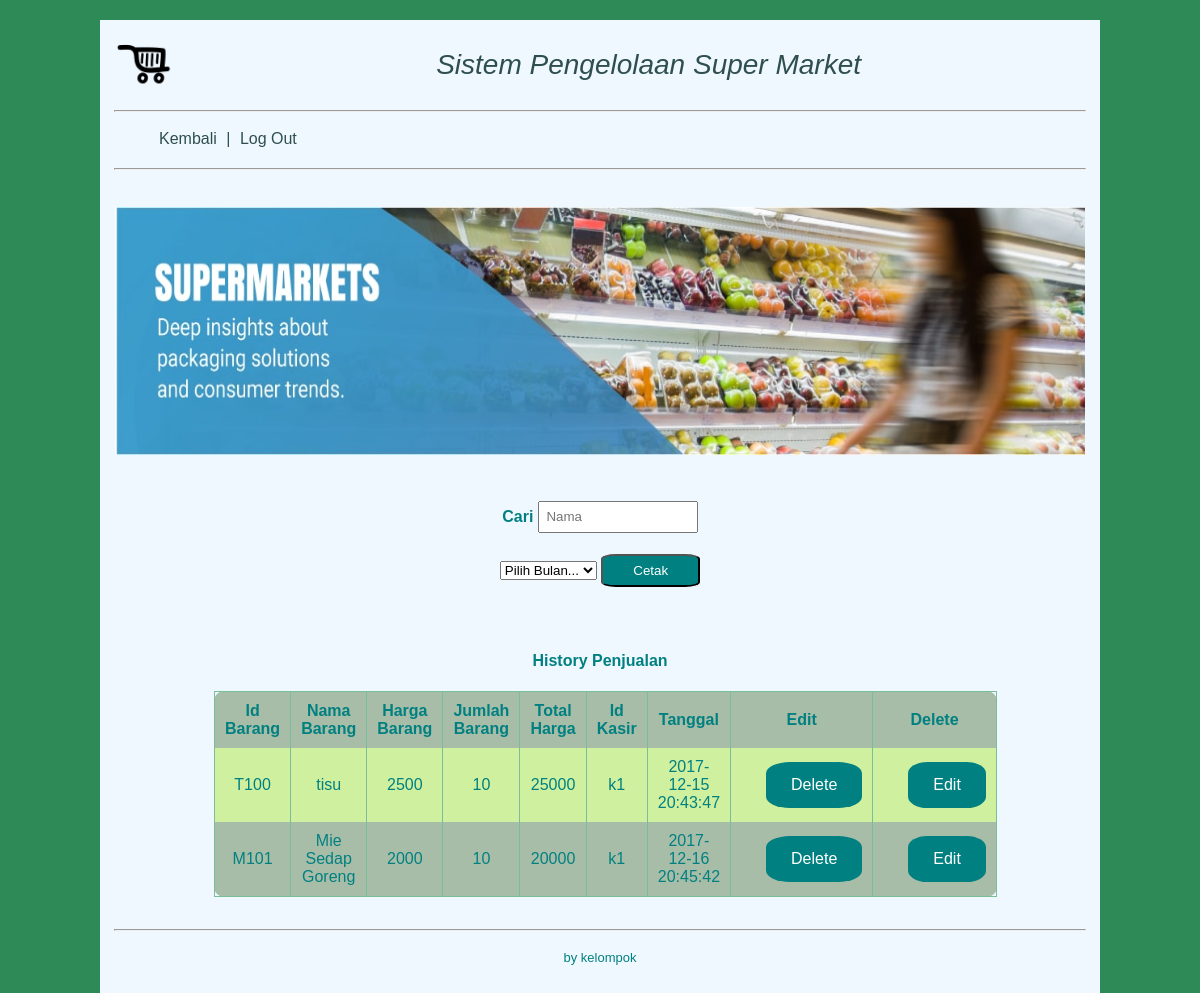
The app's page /history_penjualan.php (signed in) with its own data.
### tables this page shows
CREATE TABLE `logjual` (
  `no_logjual` int(30) NOT NULL,
  `id_barang` varchar(30) NOT NULL,
  `nama_barang` varchar(100) NOT NULL,
  `harga_barang` int(200) NOT NULL,
  `jumlah_barang` int(30) NOT NULL,
  `total_harga` int(30) NOT NULL,
  `id_kasir` varchar(30) NOT NULL,
  `tanggal` datetime NOT NULL
);

### history_penjualan.php (the view, shortened to what this page needs)
<html>
<head>
<link rel="stylesheet" type="text/css" href="style.css">
<body>
	<div class="wrapper">
		<header>
			<div id="logo">
				<img src="logo.png">
			</div>
			<h1 class="title">Sistem Pengelolaan Super Market</h1>
			<hr>
			<nav>
				<ul>
					<li><a href="menu_admin.php">Kembali</a></li>
					<li>|</li>
					<li><a href="logout.php">Log Out</a></li>
				</ul>
			</nav>
			<hr>
		</header>
		<div id="banner">
			<img src="banner.jpg">
		</div>
		<div class="contain">
			<form action="cari_history_jual.php" method="get">
				<h4>Cari
					<input type="text" placeholder="Nama " name="namabarang">
			 	</h4>
			</form>
			<form action="laporan_history_jual.php" method="get">
				<select name="bln"> <option>Pilih Bulan...</option>
				</select>
				<input type="submit" value="Cetak">
			</form>
			<br>
			<p><b>History Penjualan</b></p>
			<table>
				<tr>
					<td><b>Id Barang</td>
					<td><b>Nama Barang</td>
					<td><b>Harga Barang</td>
					<td><b>Jumlah Barang</td>
					<td><b>Total Harga</td>
					<td><b>Id Kasir</td>
					<td><b>Tanggal</td>
					<td><b>Edit</td>
					<td><b>Delete</td>
				</tr>
				<?php $query = mysql_query("select * from logjual order by tanggal");
					while($var = mysql_fetch_array($query)){
					?>
						<tr>
							<td><?php echo $var['id_barang'] ?></td>
							<td><?php echo $var['nama_barang'] ?></td>
							<td><?php echo $var['harga_barang'] ?></td>
							<td><?php echo $var['jumlah_barang'] ?></td>
							<td><?php echo $var['total_harga'] ?></td>
							<td><?php echo $var['id_kasir'] ?></td>
							<td><?php echo $var['tanggal'] ?></td>
							<td><center><a href="delete_history_jual.php?kode=<?php echo $var['no_logjual'] ?>">Delete</a></td>
							<td><center><a href="edit_history_jual.php?kode=<?php echo $var['no_logjual'] ?>">Edit</a></td>
						</tr>
					<?php } ?>
			</table>
		</div>
		<footer>
			<hr>
			<p class="kaki">by kelompok</p>
		</footer>
	</div>
</body>
</head>
</html>

### style.css (style rules this page uses)
body { font: 16px/28px arial, sans-serif; background-color: #2E8B57; color: #008080; }
.wrapper { max-width: 1000px; width: 100%; background-color: #F0F8FF; margin: 20px auto 20px auto; }
header { margin: 4px; padding: 10px; }
header #logo { float: left; width: 10%; padding-bottom: 10px; }
header #logo img { width: 60px; height: 60px; }
header h1 { font: 28px arial, sans-serif; color: #2F4F4F; font-style: italic; text-align: center; padding-bottom: 10px; }
header nav { height: 40px; }
header nav ul { margin: 5px; padding-top: 5px; padding-bottom: 5px; }
header nav ul li { display: inline-block; margin-top: 0.5px; margin-right: 5px; color: #2F4F4F; }
header nav ul li a { text-decoration: none; color: #2F4F4F; }
#banner { height: 248px; margin: 5px; padding: 10px; }
#banner img { width: 970px; height: 248px; }
.contain { text-align: center; margin: 4px; padding: 10px; }
.contain form h4 input[type="text"] { width: 12em; padding: 0.5em; color: #888; }
.contain form select option { width: 12em; padding: 0.5em; color: #888; }
.contain form input[type="text"] { width: 12em; padding: 0.5em; color: #888; }
.contain form input[type="submit"] { border-radius: 15%; background-color: #008080; color: white; padding: 7px 30px; text-align: center; text-decoration: none; display: inline-block; }
.contain a { margin-left: 25px; border-radius: 25%; background-color: #008080; color: white; padding: 14px 25px; text-align: center; text-decoration: none; display: inline-block; }
.con .login table input[type="text"],input[type="password"],input[type="date"],input[type="datetime-local"],option { width: 12em; padding: 0.5em; color: #888; }
.contain table { margin-left: 100px; background:none repeat scroll 0 0 #A8BDA8; border:1px solid #79BD9A; border-collapse:collapse; border-spacing:0; text-align:center; width:80%; border-radius:10px; }
.contain table tr td, table tr th { padding:0.625em; }
.contain table tr:nth-of-type(2n) { background:none repeat scroll 0 0 #CFF09E; }
.contain td { border-right:1px solid #79BD9A; }
footer { padding: 10px; clear: both; margin: 4px; }
footer p { text-align: center; font-size: 13px; }

### records on screen
logjual: id_barang "T100", nama_barang "tisu", harga_barang "2500", jumlah_barang "10", total_harga "25000", id_kasir "k1", tanggal "2017-12-15 20:43:47"
logjual: id_barang "M101", nama_barang "Mie Sedap Goreng", harga_barang "2000", jumlah_barang "10", total_harga "20000", id_kasir "k1", tanggal "2017-12-16 20:45:42"
